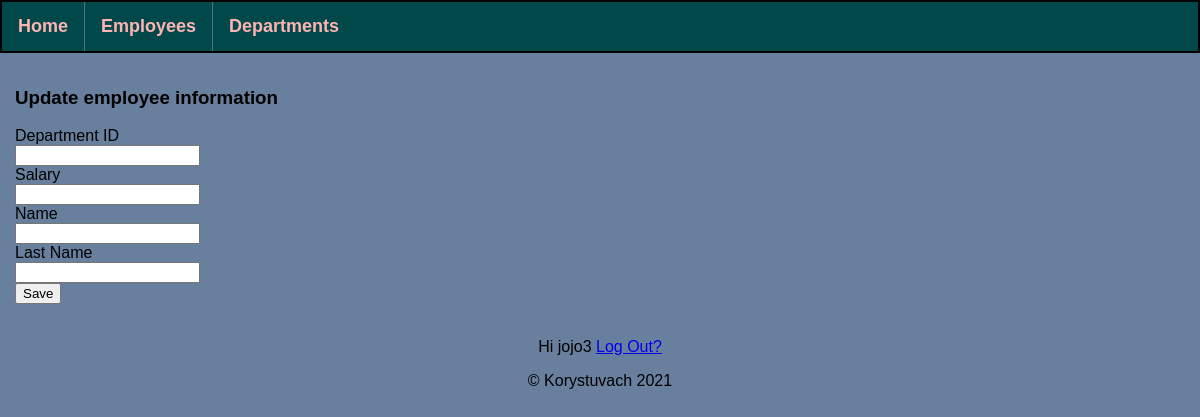
Page /employees/6/update (signed in) on the earlier database version.
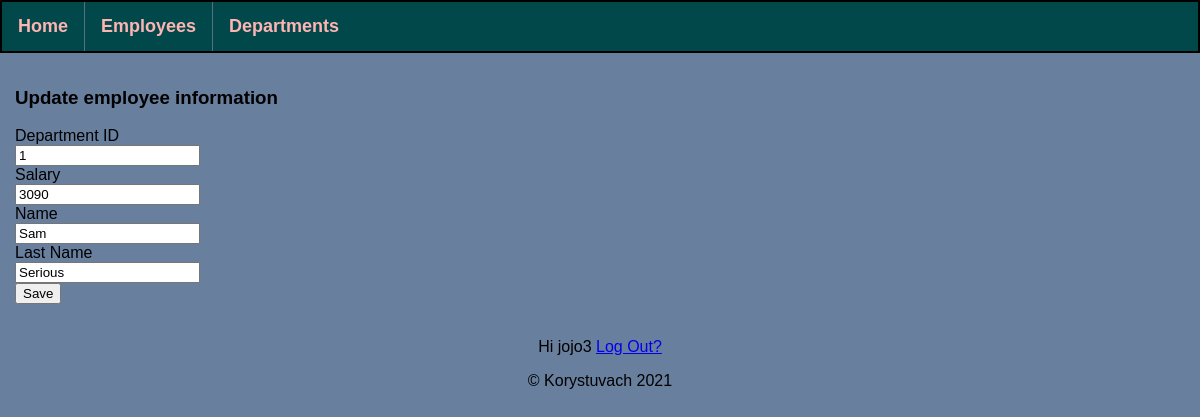
Same page on the later database version.
### application/models.py (models this page shows, shortened)
class AllEmployees(db.Model):
    id = db.Column(db.Integer, primary_key=True)
    department_id = db.Column(db.Integer, db.ForeignKey('all_departments.id'), nullable=False)
    salary = db.Column(db.Integer, nullable=False)
    name = db.Column(db.String(30), nullable=False)
    lastname = db.Column(db.String(35), nullable=False)
    hire_date = db.Column(db.Date, default=date.today())

### application/routes.py (the view, shortened to what this page needs)
@app.route('/employees/<int:emp_id>/update', methods=["POST", "GET"])
@login_required
def update_employee(emp_id):
    error = None
    title = "Update Employee info"
    employee_info = AllEmployees.query.get(emp_id)
    return render_template("update_employee.html",
                           employee_info=employee_info,
                           title=title
                           )

### application/models.py (called while the page is built)
@login_manager.user_loader
def load_user(user_id):
    return User.query.get(user_id)

### application/routes.py (called while the page is built)
@app.after_request
def redirect_to_sign_in(response):
    if response.status_code == 401:
        return redirect(url_for('login') + '?next=' + request.url)
    return response

### application/templates/update_employee.html (shortened to what this page needs)
{% extends 'base.html' %}
{% block content %}
    <div>
        <h3>Update employee information</h3>
        <form method="POST">
            <label for="department_id">Department ID</label><br>
            <input type="number" name="department_id" id="department_id" value="{{ employee_info.department_id }}"><br>
            <label for="salary">Salary</label><br>
            <input type="number" name="salary" id="salary" value="{{ employee_info.salary }}"><br>
            <label for="name">Name</label><br>
            <input type="text" name="name" id="name" value="{{ employee_info.name }}"><br>
            <label for="lastname">Last Name</label><br>
            <input type="text" name="lastname" id="lastname" value="{{ employee_info.lastname }}"><br>
            <input type="submit" value="Save"><br>
        </form>
    </div>
{% endblock %}

Differences in the rows shown:
added AllEmployees: department_id "1", salary "3090", name "Sam", lastname "Serious"
